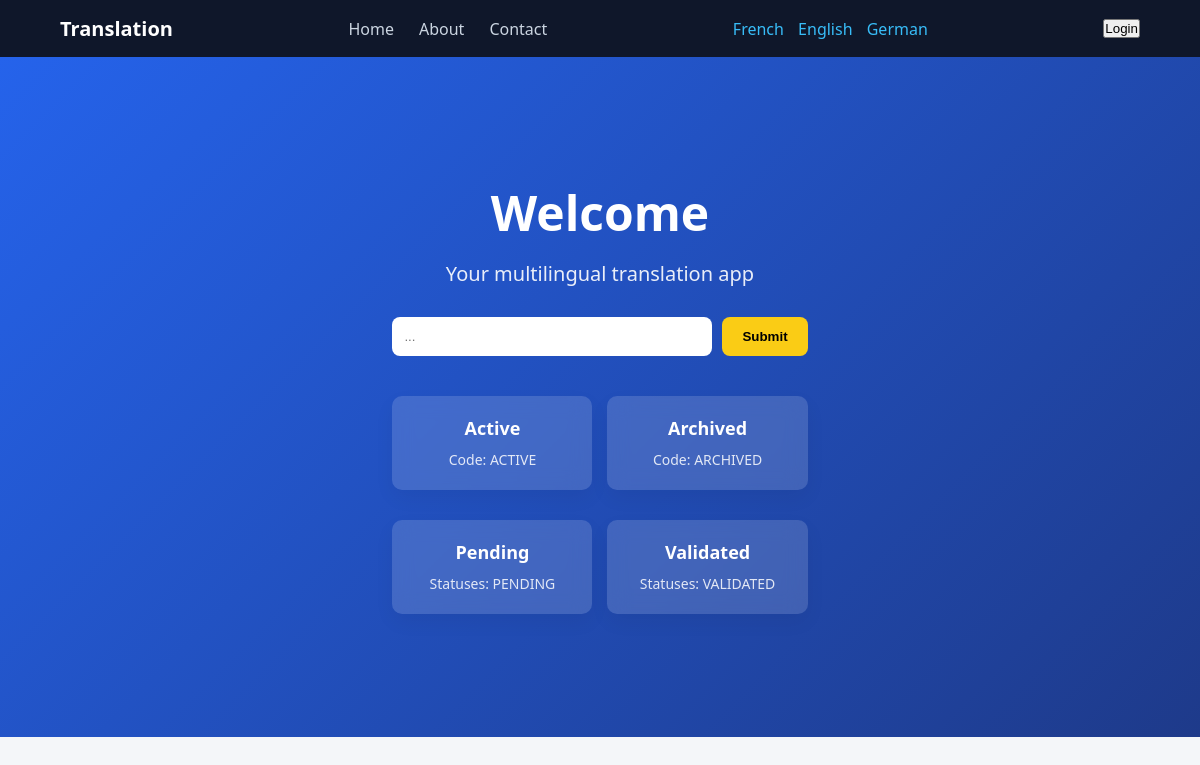
Screenshot of /?lang=en with the database file from the repository.
### tables this page shows
CREATE TABLE category (
    id INT AUTO_INCREMENT PRIMARY KEY,
    code VARCHAR(50) NOT NULL UNIQUE,
    created_at DATETIME NOT NULL DEFAULT CURRENT_TIMESTAMP
);

CREATE TABLE status (
    id INT AUTO_INCREMENT PRIMARY KEY,
    code VARCHAR(50) NOT NULL UNIQUE,
    created_at DATETIME NOT NULL DEFAULT CURRENT_TIMESTAMP
);

### core/Controller/HomeController.php (called while the page is built)
<?php
require_once __DIR__ . '/../Service/TranslationService.php';
class HomeController
{
    private TranslationService $translationService;
    public function __construct()
    {
        $this->translationService = new TranslationService();
    }
    public function index(string $lang): void
    {
        $lang = $this->translationService->getActiveLanguage($lang);
        $categories = $this->translationService->getCategories($lang);
        $statuses = $this->translationService->getStatuses($lang);
        require __DIR__ . '/../../app/views/home.php';
    }
}

### public/index.php (called while the page is built, shortened)
<?php
require_once __DIR__ . '/../core/Controller/HomeController.php';
$lang = $_GET['lang'] ?? $_SESSION['lang'] ?? 'fr';
$controller = new HomeController();
$controller->index($lang);

### core/Service/JsonTranslationService.php (called while the page is built, shortened)
<?php
class JsonTranslationService
{
    private array $translations = [];
    private array $fallbackTranslations = [];
    private string $lang;
    private string $defaultLang = 'fr';
    public function __construct(string $requestedLang)
    {
        $this->lang = $this->resolveLanguage($requestedLang);
    }
    private function resolveLanguage(string $requestedLang): string
    {
        $supported = ['fr', 'en', 'de'];
        return in_array($requestedLang, $supported) ? $requestedLang : $this->defaultLang;
    }
    private function loadTranslations(): void
    {
        $basePath = __DIR__ . '/../../app/i18n/';
        $currentFile = $basePath . $this->lang . '.json';
        $fallbackFile = $basePath . $this->defaultLang . '.json';
        if (file_exists($currentFile)) {
            $this->translations = json_decode(file_get_contents($currentFile), true) ?? [];
        }
        if (file_exists($fallbackFile)) {
            $this->fallbackTranslations = json_decode(file_get_contents($fallbackFile), true) ?? [];
        }
    }
    public function trans(string $key): string
    {
        return $this->translations[$key] ?? $this->fallbackTranslations[$key] ?? $key;
    }
    public function getCurrentLanguage(): string
    {
        return $this->lang;
    }
}

### core/Database.php (called while the page is built)
<?php
class Database
{
    private static ?PDO $instance = null;
    public static function getConnection(): PDO
    {
        if (self::$instance === null) {
            self::$instance = new PDO(
                "mysql:host=localhost;dbname=i18n;charset=utf8mb4",
                "root",
                "toor",
                [
                    PDO::ATTR_ERRMODE => PDO::ERRMODE_EXCEPTION,
                    PDO::ATTR_DEFAULT_FETCH_MODE => PDO::FETCH_ASSOC,
                ]
            );
        }
        return self::$instance;
    }
}

### core/Service/TranslationService.php (called while the page is built)
<?php
require_once __DIR__ . '/../Repository/CategoryRepository.php';
require_once __DIR__ . '/../Repository/StatusRepository.php';
class TranslationService
{
    private CategoryRepository $categoryRepository;
    private StatusRepository $statusRepository;
    public function __construct()
    {
        $this->categoryRepository = new CategoryRepository();
        $this->statusRepository = new StatusRepository();
    }
    public function getActiveLanguage(string $lang): string
    {
        $allowed = ['fr','en','de'];
        return in_array($lang, $allowed) ? $lang : 'fr';
    }
    public function getCategories(string $lang): array
    {
        return $this->categoryRepository->findAllByLanguage($lang);
    }
    public function getStatuses(string $lang): array
    {
        return $this->statusRepository->findAllByLanguage($lang);
    }
}

### core/Repository/CategoryRepository.php (called while the page is built)
<?php
require_once __DIR__ . '/../Database.php';
class CategoryRepository
{
    private PDO $db;
    public function __construct()
    {
        $this->db = Database::getConnection();
    }
    public function findAllByLanguage(string $langCode): array
    {
        $sql = "
            SELECT c.id, c.code,
                COALESCE(ct_current.label, ct_default.label) AS label
            FROM category c
            LEFT JOIN language l_current ON l_current.code = :lang
            LEFT JOIN category_translation ct_current
                ON ct_current.category_id = c.id
                AND ct_current.language_id = l_current.id
            JOIN language l_default ON l_default.is_default = TRUE
            LEFT JOIN category_translation ct_default
                ON ct_default.category_id = c.id
                AND ct_default.language_id = l_default.id
        ";
        $stmt = $this->db->prepare($sql);
        $stmt->execute(['lang' => $langCode]);
        return $stmt->fetchAll();
    }
}

### core/Repository/StatusRepository.php (called while the page is built)
<?php
require_once __DIR__ . '/../Database.php';
class StatusRepository
{
    private PDO $db;
    public function __construct()
    {
        $this->db = Database::getConnection();
    }
    public function findAllByLanguage(string $langCode): array
    {
        $sql = "
            SELECT s.id, s.code,
                COALESCE(st_current.label, st_default.label) AS label
            FROM status s
            LEFT JOIN language l_current ON l_current.code = :lang
            LEFT JOIN status_translation st_current
                ON st_current.status_id = s.id
                AND st_current.language_id = l_current.id
            JOIN language l_default ON l_default.is_default = TRUE
            LEFT JOIN status_translation st_default
                ON st_default.status_id = s.id
                AND st_default.language_id = l_default.id
        ";
        $stmt = $this->db->prepare($sql);
        $stmt->execute(['lang' => $langCode]);
        return $stmt->fetchAll();
    }
}

### app/views/home.php (the view, shortened to what this page needs)
<?php
require_once __DIR__ . '/../../core/Service/JsonTranslationService.php';
$translator = new JsonTranslationService($lang);
?>
<!DOCTYPE html>
<html lang="<?= $translator->getCurrentLanguage() ?>">
<head>
    <link rel="stylesheet" href="assets/css/style.css">
</head>
<body>
    <nav class="navbar">
        <div class="nav-container">
            <div class="logo">
                <?= $translator->trans('hero.title') ?>
            </div>
            <ul class="nav-links">
                <li><?= $translator->trans('navbar.home') ?></li>
                <li><?= $translator->trans('navbar.about') ?></li>
                <li><?= $translator->trans('navbar.contact') ?></li>
            </ul>
            <div class="lang-switch">
                <a href="?lang=fr"><?= $translator->trans('language.fr') ?></a>
                <a href="?lang=en"><?= $translator->trans('language.en') ?></a>
                <a href="?lang=de"><?= $translator->trans('language.de') ?></a>
            </div>
            <button id="loginBtn">
                <?= $translator->trans('button.login') ?>
            </button>
        </div>
    </nav>
    <header class="hero">
        <div class="hero-content">
            <h1><?= $translator->trans('hero.welcome') ?></h1>
            <p><?= $translator->trans('hero.subtitle') ?></p>
            <div class="translator-box">
                <input type="text" placeholder="..." />
                <button>
                    <?= $translator->trans('button.start') ?>
                </button>
            </div>
            <div class="hero-cards">
                <div class="card-grid">
                    <?php foreach($categories as $cat): ?>
                        <div class="card">
                            <h3><?= $cat['label'] ?></h3>
                            <span><?= $translator->trans('categories.code') ?>: <?= $cat['code'] ?></span>
                        </div>
                    <?php endforeach; ?>
                </div>
                <div class="card-grid">
                    <?php foreach($statuses as $st): ?>
                        <div class="card">
                            <h3><?= $st['label'] ?></h3>
                            <span><?= $translator->trans('statuses.heading') ?>: <?= $st['code'] ?></span>
                        </div>
                    <?php endforeach; ?>
                </div>
            </div>
        </div>
    </header>
</body>
</html>

### public/assets/css/style.css (style rules this page uses)
* { margin: 0; padding: 0; box-sizing: border-box; }
body { font-family: 'Segoe UI', sans-serif; background: #f4f6f9; color: #333; }
.navbar { background: #0f172a; padding: 15px 0; box-shadow: 0 2px 8px rgba(0,0,0,0.1); }
.nav-container { width: 90%; max-width: 1200px; margin: auto; display: flex; justify-content: space-between; align-items: center; }
.logo { color: #fff; font-weight: bold; font-size: 20px; }
.nav-links { list-style: none; display: flex; gap: 25px; color: #cbd5e1; }
.nav-links li { cursor: pointer; transition: 0.3s; }
.lang-switch a { color: #38bdf8; margin-left: 10px; text-decoration: none; font-weight: 500; }
.hero { background: linear-gradient(135deg, #2563eb, #1e3a8a); min-height: 85vh; display: flex; align-items: center; justify-content: center; text-align: center; color: white; padding: 50px 20px; }
.hero-content h1 { font-size: 48px; margin-bottom: 15px; }
.hero-content p { font-size: 20px; margin-bottom: 30px; opacity: 0.9; }
.translator-box { display: flex; justify-content: center; gap: 10px; flex-wrap: wrap; margin-bottom: 40px; }
.translator-box input { padding: 12px; width: 320px; border-radius: 8px; border: none; outline: none; }
.translator-box button { padding: 12px 20px; background: #facc15; border: none; border-radius: 8px; font-weight: bold; cursor: pointer; transition: 0.3s; }
.hero-cards { display: flex; flex-direction: column; gap: 30px; width: 100%; max-width: 1000px; margin: auto; }
.hero-cards .card-grid { display: grid; grid-template-columns: repeat(auto-fit, minmax(180px, 1fr)); gap: 15px; }
.hero-cards .card { background: rgba(255,255,255,0.15); color: white; padding: 20px; border-radius: 10px; text-align: center; transition: 0.3s; backdrop-filter: blur(10px); }
.hero-cards .card h3 { margin-bottom: 8px; font-size: 18px; font-weight: bold; }
.hero-cards .card span { font-size: 14px; opacity: 0.85; }
.card-grid { display: grid; grid-template-columns: repeat(auto-fill, minmax(250px, 1fr)); gap: 20px; }
.card { background: white; padding: 25px; border-radius: 12px; box-shadow: 0 8px 20px rgba(0,0,0,0.05); transition: 0.3s; }
.card h3 { margin-bottom: 10px; }

### rows the page displays
category: label "Active", code "ACTIVE"
category: label "Archived", code "ARCHIVED"
status: label "Pending", code "PENDING"
status: label "Validated", code "VALIDATED"

### other values shown
$translator->trans('hero.title') "Translation"
$translator->trans('navbar.home') "Home"
$translator->trans('navbar.about') "About"
$translator->trans('navbar.contact') "Contact"
$translator->trans('language.fr') "French"
$translator->trans('language.en') "English"
$translator->trans('language.de') "German"
$translator->trans('button.login') "Login"
$translator->trans('hero.welcome') "Welcome"
$translator->trans('hero.subtitle') "Your multilingual translation app"
$translator->trans('button.start') "Submit"
